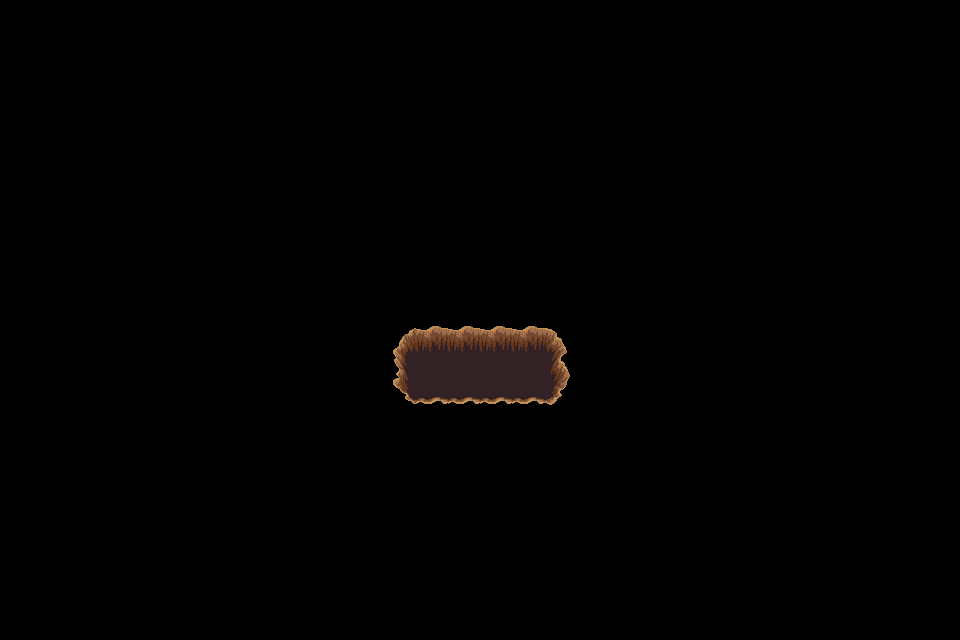

Rendered tile map (Tiled .tmx) drawn with the repository's tilesets; below, a short description and the full map source, tile grids included:
An orthogonal 30x20 tile map with 32x32 px tiles, 1 tile layer (trou), 2 tilesets.

<map version="1.4" tiledversion="1.4.3" orientation="orthogonal" renderorder="right-down" width="30" height="20" tilewidth="32" tileheight="32" infinite="0" nextlayerid="9" nextobjectid="1">
 <tileset firstgid="1" source="../../dungeon_green.tsx" />
 <tileset firstgid="530" source="../../dungeon.tsx" />
 <layer id="8" name="trou" width="30" height="20">
  <data encoding="csv">
0,0,0,0,0,0,0,0,0,0,0,0,0,0,0,0,0,0,0,0,0,0,0,0,0,0,0,0,0,0,
0,0,0,0,0,0,0,0,0,0,0,0,0,0,0,0,0,0,0,0,0,0,0,0,0,0,0,0,0,0,
0,0,0,0,0,0,0,0,0,0,0,0,0,0,0,0,0,0,0,0,0,0,0,0,0,0,0,0,0,0,
0,0,0,0,0,0,0,0,0,0,0,0,0,0,0,0,0,0,0,0,0,0,0,0,0,0,0,0,0,0,
0,0,0,0,0,0,0,0,0,0,0,0,0,0,0,0,0,0,0,0,0,0,0,0,0,0,0,0,0,0,
0,0,0,0,0,0,0,0,0,0,0,0,0,0,0,0,0,0,0,0,0,0,0,0,0,0,0,0,0,0,
0,0,0,0,0,0,0,0,0,0,0,0,0,0,0,0,0,0,0,0,0,0,0,0,0,0,0,0,0,0,
0,0,0,0,0,0,0,0,0,0,0,0,0,0,0,0,0,0,0,0,0,0,0,0,0,0,0,0,0,0,
0,0,0,0,0,0,0,0,0,0,0,0,0,0,0,0,0,0,0,0,0,0,0,0,0,0,0,0,0,0,
0,0,0,0,0,0,0,0,0,0,0,0,0,0,0,0,0,0,0,0,0,0,0,0,0,0,0,0,0,0,
0,0,0,0,0,0,0,0,0,0,0,0,432,433,433,433,433,434,0,0,0,0,0,0,0,0,0,0,0,0,
0,0,0,0,0,0,0,0,0,0,0,0,455,456,456,456,456,457,0,0,0,0,0,0,0,0,0,0,0,0,
0,0,0,0,0,0,0,0,0,0,0,0,478,479,479,479,479,480,0,0,0,0,0,0,0,0,0,0,0,0,
0,0,0,0,0,0,0,0,0,0,0,0,0,0,0,0,0,0,0,0,0,0,0,0,0,0,0,0,0,0,
0,0,0,0,0,0,0,0,0,0,0,0,0,0,0,0,0,0,0,0,0,0,0,0,0,0,0,0,0,0,
0,0,0,0,0,0,0,0,0,0,0,0,0,0,0,0,0,0,0,0,0,0,0,0,0,0,0,0,0,0,
0,0,0,0,0,0,0,0,0,0,0,0,0,0,0,0,0,0,0,0,0,0,0,0,0,0,0,0,0,0,
0,0,0,0,0,0,0,0,0,0,0,0,0,0,0,0,0,0,0,0,0,0,0,0,0,0,0,0,0,0,
0,0,0,0,0,0,0,0,0,0,0,0,0,0,0,0,0,0,0,0,0,0,0,0,0,0,0,0,0,0,
0,0,0,0,0,0,0,0,0,0,0,0,0,0,0,0,0,0,0,0,0,0,0,0,0,0,0,0,0,0
</data>
 </layer>
</map>
